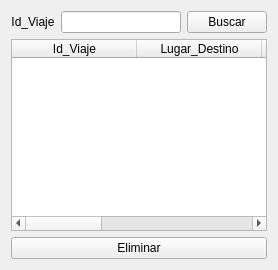
                      <widget class="QWidget" name="page_Viaje_Eliminar">
                       <layout class="QVBoxLayout" name="verticalLayout_14">
                        <item>
                         <layout class="QHBoxLayout" name="horizontalLayout_12">
                          <item>
                           <widget class="QLabel" name="label_LugarDestino_Registrar_14">
                            <property name="text">
                             <string>&lt;html&gt;&lt;head/&gt;&lt;body&gt;&lt;p align=&quot;center&quot;&gt;Id_Viaje&lt;/p&gt;&lt;/body&gt;&lt;/html&gt;</string>
                            </property>
                           </widget>
                          </item>
                          <item>
                           <widget class="QLineEdit" name="lineEdit_IdViaje_Eliminar">
                            <property name="maximumSize">
                             <size>
                              <width>400</width>
                              <height>16777215</height>
                             </size>
                            </property>
                           </widget>
                          </item>
                          <item>
                           <widget class="QPushButton" name="Boton_IdViajeBuscar_Eliminar">
                            <property name="cursor">
                             <cursorShape>PointingHandCursor</cursorShape>
                            </property>
                            <property name="styleSheet">
                             <string notr="true"/>
                            </property>
                            <property name="text">
                             <string>Buscar</string>
                            </property>
                           </widget>
                          </item>
                         </layout>
                        </item>
                        <item>
                         <widget class="QTableWidget" name="tableWidget_Viaje_Eliminar">
                          <property name="minimumSize">
                           <size>
                            <width>0</width>
                            <height>0</height>
                           </size>
                          </property>
                          <property name="frameShape">
                           <enum>QFrame::StyledPanel</enum>
                          </property>
                          <property name="frameShadow">
                           <enum>QFrame::Sunken</enum>
                          </property>
                          <property name="verticalScrollBarPolicy">
                           <enum>Qt::ScrollBarAsNeeded</enum>
                          </property>
                          <property name="sizeAdjustPolicy">
                           <enum>QAbstractScrollArea::AdjustIgnored</enum>
                          </property>
                          <property name="autoScroll">
                           <bool>true</bool>
                          </property>
                          <property name="editTriggers">
                           <set>QAbstractItemView::NoEditTriggers</set>
                          </property>
                          <property name="gridStyle">
                           <enum>Qt::SolidLine</enum>
                          </property>
                          <attribute name="horizontalHeaderCascadingSectionResizes">
                           <bool>true</bool>
                          </attribute>
                          <attribute name="horizontalHeaderMinimumSectionSize">
                           <number>48</number>
                          </attribute>
                          <attribute name="horizontalHeaderDefaultSectionSize">
                           <number>125</number>
                          </attribute>
                          <attribute name="verticalHeaderMinimumSectionSize">
                           <number>25</number>
                          </attribute>
                          <attribute name="verticalHeaderDefaultSectionSize">
                           <number>40</number>
                          </attribute>
                          <attribute name="verticalHeaderHighlightSections">
                           <bool>false</bool>
                          </attribute>
                          <attribute name="verticalHeaderShowSortIndicator" stdset="0">
                           <bool>false</bool>
                          </attribute>
                          <attribute name="verticalHeaderStretchLastSection">
                           <bool>false</bool>
                          </attribute>
                          <column>
                           <property name="text">
                            <string>Id_Viaje</string>
                           </property>
                          </column>
                          <column>
                           <property name="text">
                            <string>Lugar_Destino</string>
                           </property>
                          </column>
                          <column>
                           <property name="text">
                            <string>Hora_Llegada</string>
                           </property>
                          </column>
                          <column>
                           <property name="text">
                            <string>Hora_Salida</string>
                           </property>
                          </column>
                          <column>
                           <property name="text">
                            <string>Cliente_Id</string>
                           </property>
                          </column>
                          <column>
                           <property name="text">
                            <string>Vehiculo_Id</string>
                           </property>
                          </column>
                         </widget>
                        </item>
                        <item>
                         <widget class="QPushButton" name="Boton_Viaje_Eliminar">
                          <property name="maximumSize">
                           <size>
                            <width>16777215</width>
                            <height>16777215</height>
                           </size>
                          </property>
                          <property name="cursor">
                           <cursorShape>PointingHandCursor</cursorShape>
                          </property>
                          <property name="styleSheet">
                           <string notr="true">QPushButton:hover {
	background-color: rgb(0,0,0);
	
	color: rgb(255, 0, 0);
}
</string>
                          </property>
                          <property name="text">
                           <string>Eliminar</string>
                          </property>
                         </widget>
                        </item>
                       </layout>
                      </widget>
